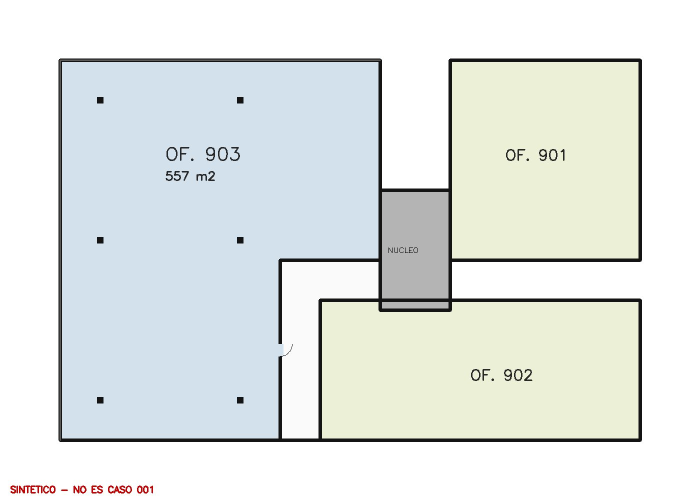
#> input picture cases/900_synthetic_fixture/original.jpg, 1400 x 1000 px (shown at 1/2 size)
$ python -i vision.py   (imports and definitions only)   (older library calls are emulated)
#> lines starting #> are read from the running program, lines starting #| are printed output that depends on the picture; after the words box and inside, x2 and y2 are one past the last pixel; in counts of white or black regions, pixels touching at a corner belong together
"""E17.0 — LO QUE SE PUEDE MEDIR DE UNA FOTO SIN INVENTAR NADA.

=================================================================================================
Qué hace este módulo y, sobre todo, qué NO hace
=================================================================================================
Mide propiedades **ópticas** de una imagen: cuánta luz tiene, cuán nítida es, cuánto detalle hay,
si las verticales están torcidas, si es igual a otra. Todo eso son magnitudes de la imagen, se
calculan con aritmética sobre píxeles y se pueden volver a calcular para comprobarlas.

NO clasifica escenas. No dice "esto es un living", no dice "esto está vacío", no dice "esto es
bonito". Eso requeriría un modelo que no tenemos y produciría afirmaciones que no podríamos
sostener frente a quien nos pregunte por qué.

Donde hace falta una señal que no es óptica —¿este espacio está vacío?— se usa un **proxy
declarado como tal**: `emptiness_proxy` mide densidad de bordes en la mitad inferior del cuadro,
que baja cuando hay poco mobiliario y sube cuando hay mucho. Es una correlación razonable y no es
un detector de muebles; por eso viaja con ese nombre, nunca alimenta un criterio por sí solo, y la
evidencia que se muestra al usuario es la medición, no una conclusión.

=================================================================================================
De dónde salen los umbrales
=================================================================================================
De propiedades del formato, no de un dataset que no tenemos:

* `brightness` se compara contra una banda centrada porque una imagen de 8 bits con media bajo
  0.25 tiene la mayoría de su información en los primeros niveles, donde el ruido de compresión
  es del mismo orden que la señal;
* `sharpness` usa la varianza del laplaciano normalizada por el tamaño, que es la medida estándar
  de enfoque y no depende de la escena;
* el umbral de duplicado es distancia de Hamming ≤ 5 sobre 64 bits de dHash, que es el valor
  habitual para "la misma foto reencodeada" y deja pasar dos tomas distintas del mismo ambiente.

Ninguno está calibrado sobre avisos reales. Van con nombre y valor visibles para que el día que
haya muestra se puedan discutir con datos, igual que hicimos con los umbrales del motor.
"""
from __future__ import annotations

from typing import Dict, List, Optional, Tuple

#: Banda de luminancia media aceptable (0–1). Fuera de ella la foto se lee oscura o quemada.
BRIGHTNESS_OK = (0.28, 0.72)
BRIGHTNESS_DARK = 0.22
#: Varianza del laplaciano por debajo de la cual una foto se ve blanda en pantalla.
SHARPNESS_MIN = 60.0
#: Lado menor mínimo para que una foto aguante una portada.
MIN_SHORT_SIDE = 800
#: Distancia de Hamming sobre dHash de 64 bits para considerar dos fotos la misma.
DUPLICATE_HAMMING = 5
#: Inclinación de verticales, en grados, a partir de la cual la perspectiva se nota torcida.
TILT_DEGREES = 2.5

ANALYZER_VISION_VERSION = "vision-v0"


def _cv():
    import cv2                                                 # noqa: PLC0415
    import numpy as np                                         # noqa: PLC0415
    return cv2, np


def dhash(gray, size: int = 8) -> Optional[int]:
    """Huella perceptual: compara cada píxel con su vecino derecho sobre una miniatura. Dos
    reencodificaciones de la misma foto dan la misma huella; dos tomas distintas del mismo
    ambiente, no."""
    cv2, np = _cv()
    chico = cv2.resize(gray, (size + 1, size), interpolation=cv2.INTER_AREA)
    bits = chico[:, 1:] > chico[:, :-1]
    v = 0
    for b in bits.flatten():
        v = (v << 1) | int(b)
    return v


# [4 lines left out: function hamming, not called in this run]


def measure(path: str) -> Dict:
    """Todas las mediciones de una imagen. Si no se puede leer, se dice; no se devuelve un cero
    que después parezca una medición."""
    try:
        cv2, np = _cv()
    except ImportError:
        return {"ok": False, "reason": "sin OpenCV disponible"}
    img = cv2.imread(path, cv2.IMREAD_COLOR)
#> img is the input picture: shape (1000, 1400, 3); mean B, G, R 230.1, 232.5, 227.9
    if img is None:
        return {"ok": False, "reason": "no se pudo leer la imagen"}
    h, w = img.shape[:2]
#> h = 1000; w = 1400
    gray = cv2.cvtColor(img, cv2.COLOR_BGR2GRAY)
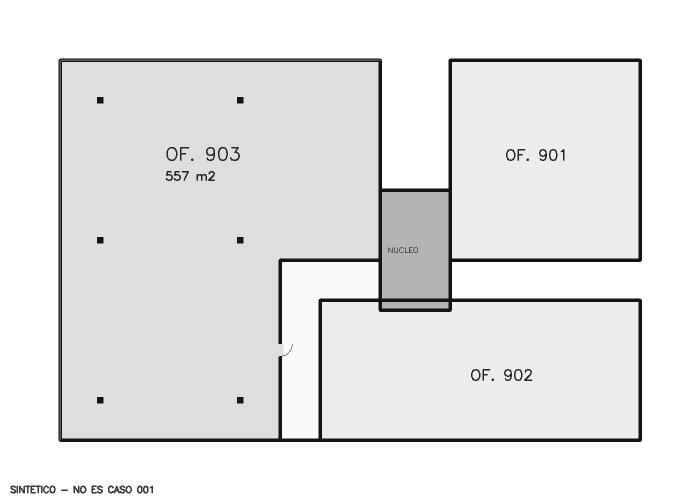
#> gray: shape (1000, 1400) (shown at 1/2 size); min 0, max 255, mean 230.9
    g = gray.astype("float32") / 255.0

    brillo = float(g.mean())
#> brillo = 0.905
    contraste = float(g.std())
#> contraste = 0.171
    nitidez = float(cv2.Laplacian(gray, cv2.CV_64F).var())
#> nitidez = 1332.3
    quemados = float((gray >= 250).mean())
#> quemados = 0.425
    apagados = float((gray <= 5).mean())
#> apagados = 0.000104

    bordes = cv2.Canny(gray, 80, 200)
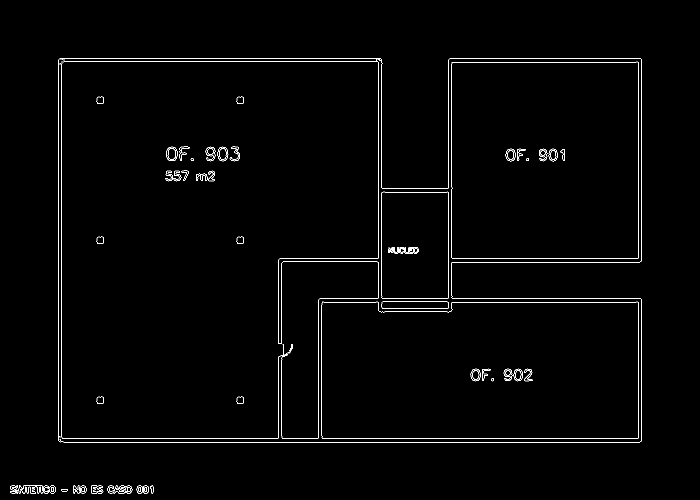
#> bordes: shape (1000, 1400) (shown at 1/2 size); 1.2% white in thin lines or dots, all inside (x1, y1, x2, y2) = (20, 116, 1284, 988)
    densidad = float((bordes > 0).mean())
#> densidad = 0.0125
    # mitad inferior: es donde está el suelo y, si hay, el mobiliario. Ver el encabezado: es un
    # PROXY de ocupación, no un detector de muebles.
    inferior = bordes[h // 2:, :]
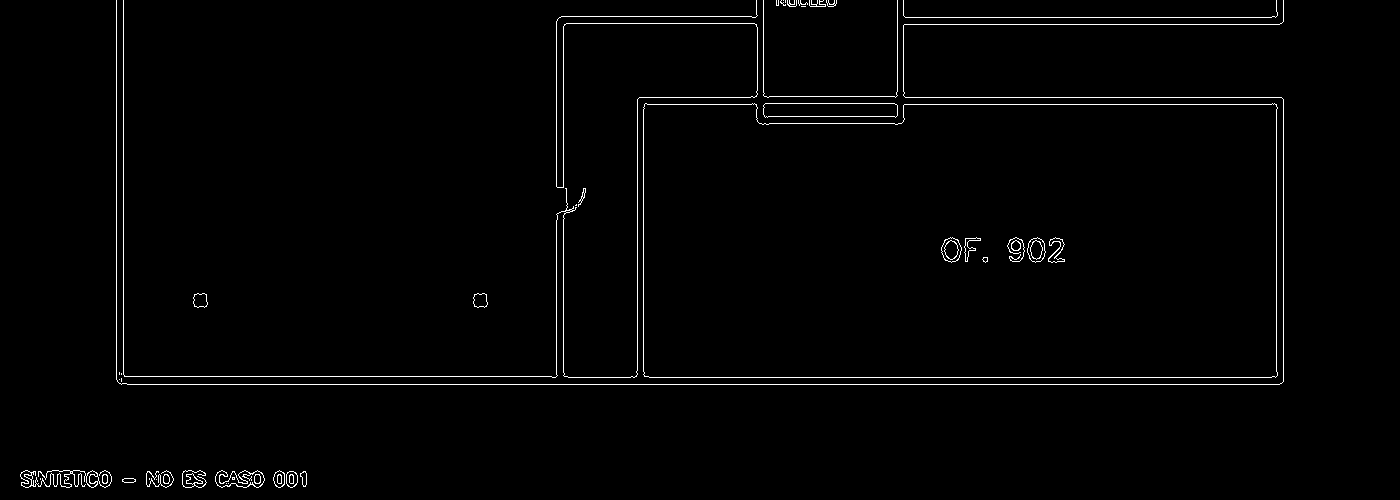
#> inferior: shape (500, 1400); 1.5% white in thin lines or dots, all inside (x1, y1, x2, y2) = (20, 0, 1284, 488)
    vacio = float((inferior > 0).mean())
#> vacio = 0.0145

    return {
        "ok": True, "version": ANALYZER_VISION_VERSION,
        "width": int(w), "height": int(h), "megapixels": round(w * h / 1e6, 2),
        "short_side": int(min(w, h)),
        "orientation": "landscape" if w > h * 1.05 else ("portrait" if h > w * 1.05 else "square"),
        "brightness": round(brillo, 4),
        "contrast": round(contraste, 4),
        "sharpness": round(nitidez, 2),
        "clipped_highlights": round(quemados, 4),
        "clipped_shadows": round(apagados, 4),
        "edge_density": round(densidad, 4),
        "emptiness_proxy": round(vacio, 4),
        "vertical_tilt_deg": _tilt(img),
        "dhash": dhash(gray),
    }


def _tilt(img) -> Optional[float]:
    """Cuánto se desvían de la vertical las líneas largas y casi verticales del cuadro.

    En una foto de interior esas líneas son jambas, cantos de muro y marcos: si están torcidas, la
    foto se ve caída. Se toma la MEDIANA de las desviaciones para que una diagonal suelta —una
    escalera, un mueble— no arrastre el resultado."""
    cv2, np = _cv()
    gray = cv2.cvtColor(img, cv2.COLOR_BGR2GRAY)
    h, w = gray.shape[:2]
#> h = 1000; w = 1400
    lineas = cv2.HoughLinesP(cv2.Canny(gray, 80, 200), 1, np.pi / 360,
                             threshold=80, minLineLength=max(40, h // 6), maxLineGap=8)
#> lineas = 25 rows, first 6: [121, 884, 1279, 884], [123, 883, 123, 116], [649, 877, 1283, 877], [116, 123, 763, 123], [1283, 881, 1283, 599], [116, 879, 116, 121]
    if lineas is None:
        return None
    desv = []
    # HoughLinesP devuelve (N,1,4); reshape explícito en vez de `lineas[:, 0]`, que según la
    # versión de OpenCV devuelve un escalar y revienta al desempaquetar.
    for x1, y1, x2, y2 in lineas.reshape(-1, 4):
        dx, dy = float(x2 - x1), float(y2 - y1)
        if abs(dy) < 1e-6:
            continue
        ang = abs(np.degrees(np.arctan2(dx, dy)))              # 0° = perfectamente vertical
        ang = min(ang, 180.0 - ang)
        if ang <= 20.0:                                        # sólo las que pretenden ser verticales
            desv.append(ang)
#> this loop made 25 passes
#> (x1, y1, x2, y2, dx, dy) on passes 1, 3, 4, 8, 9, 10, 14, 15, 16, 17, 18, 23: (121, 884, 1279, 884, 1158, 0), (649, 877, 1283, 877, 634, 0), (116, 123, 763, 123, 647, 0), (905, 597, 1281, 597, 376, 0), (121, 116, 759, 116, 638, 0), (895, 604, 1276, 604, 381, 0), (899, 117, 1281, 117, 382, 0), (124, 876, 567, 876, 443, 0), (897, 524, 1279, 524, 382, 0), (897, 517, 1283, 517, 386, 0), (896, 124, 1283, 124, 387, 0), (566, 523, 763, 523, 197, 0)
#> (x1, y1, x2, y2, dx, dy, ang) on passes 2, 5, 6, 7, 11, 12: (123, 883, 123, 116, 0, -767, 0), (1283, 881, 1283, 599, 0, -282, 0), (116, 879, 116, 121, 0, -758, 0), (1276, 524, 1276, 117, 0, -407, 0), (903, 515, 903, 117, 0, -398, 0), (763, 375, 763, 119, 0, -256, 0)
#> after the loop, desv = [0, 0, 0, 0, 0, 0, 0, 0, 0, 0, 0]
    return round(float(np.median(desv)), 2) if len(desv) >= 4 else None


# =================================================================================================
# calidad técnica comparable entre fotos del mismo aviso
# =================================================================================================
#: Los cuatro componentes de la calidad técnica y cuánto pesa cada uno. Están acá, con nombre y
#: valor, porque de esto sale la respuesta a "¿la portada es la mejor foto disponible?" y esa
#: respuesta tiene que poder discutirse sin leer el código.
QUALITY_WEIGHTS = {"exposure": 0.35, "sharpness": 0.30, "resolution": 0.20, "framing": 0.15}


# [47 lines left out: functions _banda, quality, duplicate_groups, not called in this run]

>>> result = measure('../../../cases/900_synthetic_fixture/original.jpg')
#> the loop in dhash, `for b in bits.flatten():` made 64 passes
#> (b, v) on passes 2 to 13: (False, 0), (False, 0), (True, 1), (True, 3), (False, 6), (False, 12), (True, 25), (False, 50), (True, 101), (False, 202), (False, 404), (True, 809)
#> after the loop in dhash, `for b in bits.flatten():`: v = 1822035099688590153
#> result = 16 items
